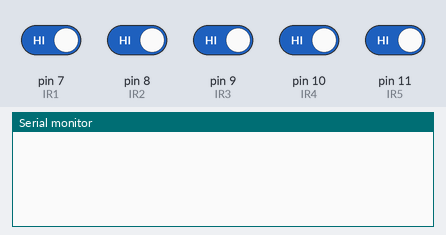
A sketch run on a simulated Arduino Uno, built with avr-gcc and run on an emulated ATmega328P. Shown: the last lines printed to the serial monitor. Inputs (shaded band) come from the test bench; at power-on: pin 7 (IR1), pin 8 (IR2), pin 9 (IR3), pin 10 (IR4), pin 11 (IR5) HIGH.

Above: at 1.2 s.
1.3 s: pin 7 (IR1) driven LOW and pin 8 (IR2) driven LOW
At 1.8 s:
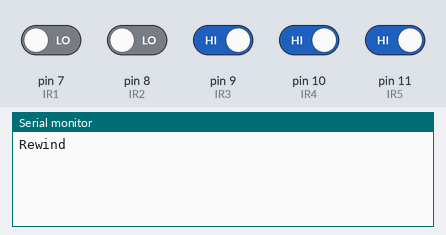
3.4 s: pin 9 (IR3) driven LOW
At 3.8 s:
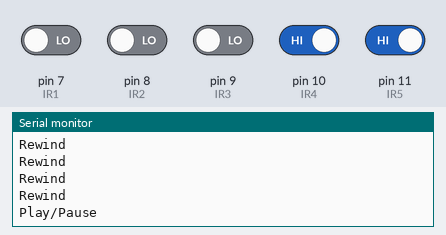
5.7 s: pin 10 (IR4) driven LOW
At 7.5 s:
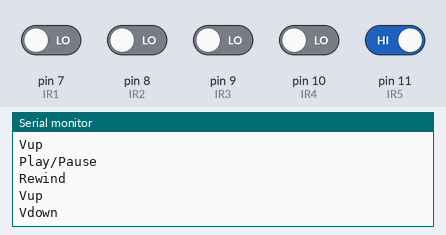
8.6 s: pin 11 (IR5) driven LOW
At 10.1 s:
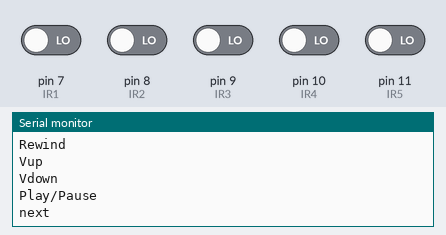

Measured:
- after the input at 1.3 s, the serial monitor: prints a new line after 0.10 s (image 1)
- after the input at 3.4 s, the serial monitor: prints a new line at once (image 2)
- after the input at 5.7 s, the serial monitor: prints a new line after 1.4 s (image 3)
- after the input at 8.6 s, the serial monitor: prints a new line after 1.1 s (image 4)

The sketch:

gesture.ino
```cpp
  int IR1 = 7;
  int IR2 = 8;
  int IR3 = 9;
  int IR4 = 10;
  int IR5 = 11;


void setup() {
Serial.begin(9600);

pinMode(IR1, INPUT);
pinMode(IR2, INPUT);
pinMode(IR3, INPUT);
pinMode(IR4, INPUT);
pinMode(IR5, INPUT);

}


void loop() {


  int IRI1 = digitalRead(IR1);
  int IRI2 = digitalRead(IR2);
  int IRI3 = digitalRead(IR3);
  int IRI4 = digitalRead(IR4);
  int IRI5 = digitalRead(IR5);


//Pause Modes -Hold
if ((IRI1 == 0 && IRI2 == 0 && IRI3 == 0 ) || (IRI5 == 0 && IRI3 == 0 && IRI4 == 0 )) //Detect plam
{Serial.println("Play/Pause"); delay (500);}

 if ((IRI1 == 0 && IRI2 == 0 && IRI3 == 0 && IRI4 == 0&& IRI5 == 0)) //Detect forearm
{Serial.println("next"); delay (500);}

//Control Modes

if (IRI1 == 0 && IRI2 == 0 )
{Serial.println ("Rewind"); delay (300);}

if (IRI5 == 0 && IRI4 == 0 )
{Serial.println ("Forward"); delay (300);}

if (IRI2 == 0 && IRI3 == 0)
{Serial.println ("Vup"); delay (300);}

if ( IRI4 == 0 && IRI3 == 0 )
{Serial.println ("Vdown"); delay (300);}

delay(200);
}
```
